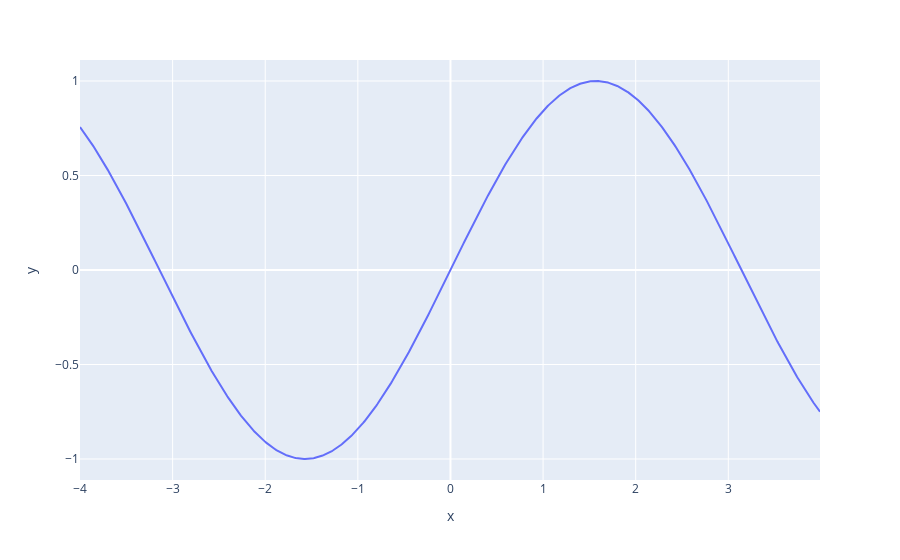

Source (notebook cell):
### Code cell
u = np.arange(-4, 4, 0.01)
fig = px.line(x=u, y=np.sin(u))
fig.show()

### Figure 1 — Plotly figure (JSON) as saved in the notebook; plotly's stock layout.template omitted (floating-point values rounded to 4 significant figures; data arrays with more than 128 entries replaced by an {"elided": "..."} marker saying what was removed)
{"data": [{"hovertemplate": "x=%{x}<br>y=%{y}<extra></extra>", "legendgroup": "", "line": {"color": "#636efa", "dash": "solid"}, "marker": {"symbol": "circle"}, "mode": "lines", "name": "", "orientation": "v", "showlegend": false, "type": "scatter", "x": {"elided": "800 float values"}, "xaxis": "x", "y": {"elided": "800 float values"}, "yaxis": "y"}], "layout": {"autosize": true, "legend": {"tracegroupgap": 0}, "margin": {"t": 60}, "xaxis": {"anchor": "y", "autorange": true, "domain": [0, 1], "range": [-4, 3.99], "title": {"text": "x"}, "type": "linear"}, "yaxis": {"anchor": "x", "autorange": true, "domain": [0, 1], "range": [-1.111, 1.111], "title": {"text": "y"}, "type": "linear"}}}
